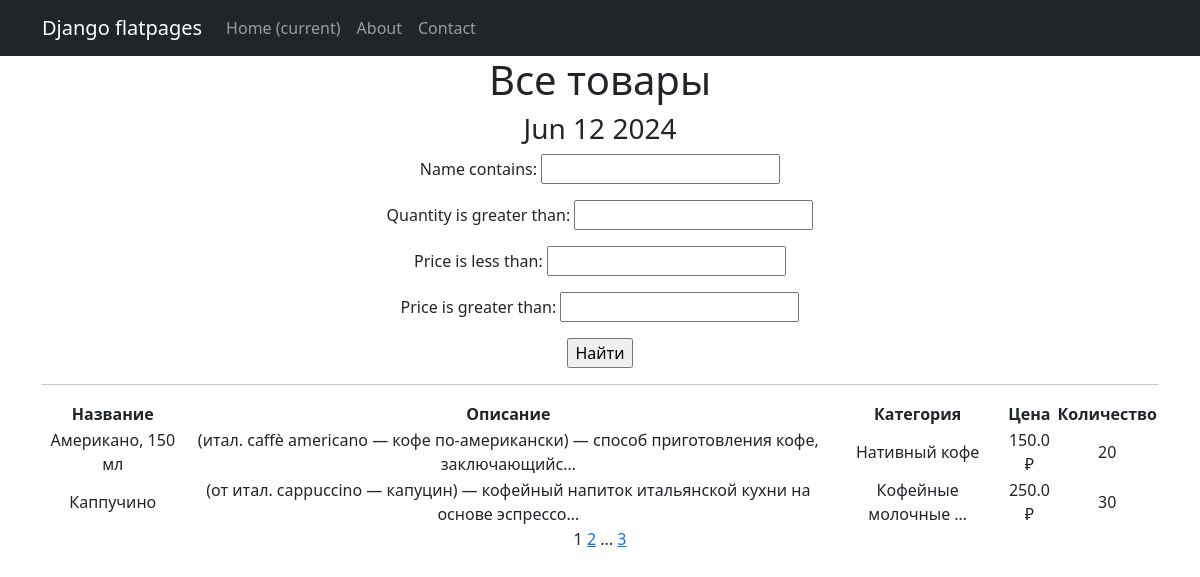
Screenshot of /products/ with the database file from the repository.
### coffee_shop/models.py (models this page shows, shortened)
class Product(models.Model):
    name = models.CharField(max_length=50, unique=True)
    price = models.FloatField(
        validators=[MinValueValidator(0.0)],
    )
    composition = models.TextField()
    description = models.TextField()
    quantity = models.IntegerField(
        validators=[MinValueValidator(0)],
    )
    category = models.ForeignKey(
        to='Category',
        on_delete=models.CASCADE,
        related_name='products',  # все продукты в категории будут доступны через поле products
    )

class Category(models.Model):
    name = models.CharField(max_length=100, unique=True)

### coffee_shop/views.py (the view)
# urls.py: path('', ProductsList.as_view(), name='product_list'),
class ProductsList(ListView):
    model = Product
    ordering = 'name'
    template_name = 'products.html'
    context_object_name = 'products'
    paginate_by = 2
    def get_queryset(self):
        queryset = super().get_queryset()
        self.filterset = ProductFilter(self.request.GET, queryset)
        return self.filterset.qs
    def get_context_data(self, **kwargs):
        context = super().get_context_data(**kwargs)
        context['filterset'] = self.filterset
        return context

### coffee_shop/templatetags/custom_filters.py (called while the page is built)
@register.filter()
def currency(value, code='rub'):
    postfix = CURRENCIES_SYMBOLS[code]
    return f'{value} {postfix}'

### coffee_shop/templatetags/custom_tags.py (called while the page is built)
@register.simple_tag()
def current_time(format_string='%b %d %Y'):
    return datetime.utcnow().strftime(format_string)

@register.simple_tag(takes_context=True)
def url_replace(context, **kwargs):
    d = context['request'].GET.copy()
    for k, v in kwargs.items():
        d[k] = v
    return d.urlencode()

### templates/products.html (shortened to what this page needs)
{% extends 'flatpages/default.html' %}
{% load custom_filters %}
{% load custom_tags %}
{% block content %}
   <h1>Все товары</h1>
   <h3>{% current_time '%b %d %Y' %}</h3>
   <form action="" method="get">
       {{ filterset.form.as_p }}
       <input type="submit" value="Найти" />
   </form>
   <hr>
   {% if products %}
       <table>
           <tr>
               <td style="font-size: 16px; font-weight: bold;">Название</td>
               <td style="font-size: 16px; font-weight: bold;">Описание</td>
               <td style="font-size: 16px; font-weight: bold;">Категория</td>
               <td style="font-size: 16px; font-weight: bold;">Цена</td>
               <td style="font-size: 16px; font-weight: bold;">Количество</td>
           </tr>
           {% for product in products %}
           <tr>
               <td>{{ product.name }}</td>
               <td>{{ product.description|truncatechars:88 }}</td>
               <td>{{ product.category.name|truncatewords:2 }}</td>
               <td>{{ product.price|currency }}</td>
               <td>{{ product.quantity }}</td>
           </tr>
           {% endfor %}
       </table>
   {% else %}
       <h2>Товаров нет!</h2>
   {% endif %}
   {{ page_obj.number }}
   {% if page_obj.has_next %}
       <a href="?{% url_replace page=page_obj.next_page_number %}">{{ page_obj.next_page_number }}</a>
       {% if paginator.num_pages != page_obj.next_page_number %}
           ...
           <a href="?{% url_replace page=page_obj.paginator.num_pages %}">{{ page_obj.paginator.num_pages }}</a>
       {% endif %}
   {% endif %}
{% endblock content %}

### rows the page displays
Product: name "Американо, 150 мл", description "(итал. caffè americano — кофе по-американски) — способ приготовления кофе, заключающийс…", category.name "Нативный кофе", price "150.0 ₽", quantity "20"
Product: name "Каппучино", description "(от итал. cappuccino — капуцин) — кофейный напиток итальянской кухни на основе эспрессо…", category.name "Кофейные молочные …", price "250.0 ₽", quantity "30"

### other values shown
{{ page_obj.number }} "1"
{{ page_obj.next_page_number }} "2"
{{ page_obj.paginator.num_pages }} "3"
